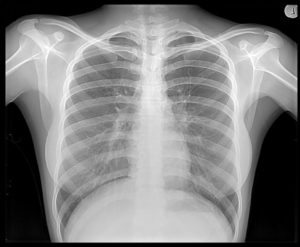
#> input picture assignment2/Xray-300x247.jpg, 300 x 247 px
$ python adjust.py
#> lines starting #> are read from the running program, lines starting #| are printed output that depends on the picture
# import the necessary packages
from __future__ import print_function
import numpy as np
import argparse
import cv2

def adjust_gamma(image, gamma=1.0):
	# build a lookup table mapping the pixel values [0, 255] to
	# their adjusted gamma values
	invGamma = 1.0 / gamma
	table = np.array([((i / 255.0) ** invGamma) * 255
		for i in np.arange(0, 256)]).astype("uint8")

	# apply gamma correction using the lookup table
	return cv2.LUT(image, table)


original = cv2.imread("Xray-300x247.jpg")
#> original is the input picture: shape (247, 300, 3); min 0, max 255, mean 126.9

# loop over various values of gamma
for gamma in np.arange(0.0, 3.5, 0.5):
	# ignore when gamma is 1 (there will be no change to the image)
	if gamma == 1:
		continue

	# apply gamma correction and show the images
	gamma = gamma if gamma > 0 else 0.5
	adjusted = adjust_gamma(original, gamma=gamma)
	cv2.putText(adjusted, "g={}".format(gamma), (10, 30),
		cv2.FONT_HERSHEY_SIMPLEX, 0.8, (0, 0, 255), 3)
	cv2.imshow("Images", np.hstack([original, adjusted]))
	cv2.waitKey(0)
#> this loop made 7 passes
#> pass 1, `adjusted = adjust_gamma(original, gamma=gamma)`:
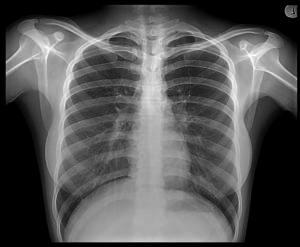
#> adjusted: shape (247, 300, 3); min 0, max 255, mean 86
#> pass 1, `cv2.imshow("Images", np.hstack([original, adjusted]))`:
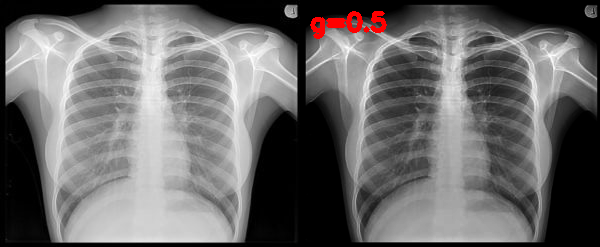
#> window 'Images': shape (247, 600, 3); mean B, G, R 106, 106, 107.6
#> after the loop:
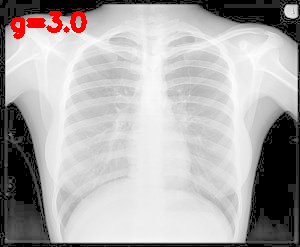
#> adjusted: shape (247, 300, 3); mean B, G, R 172.2, 172.2, 175.2
